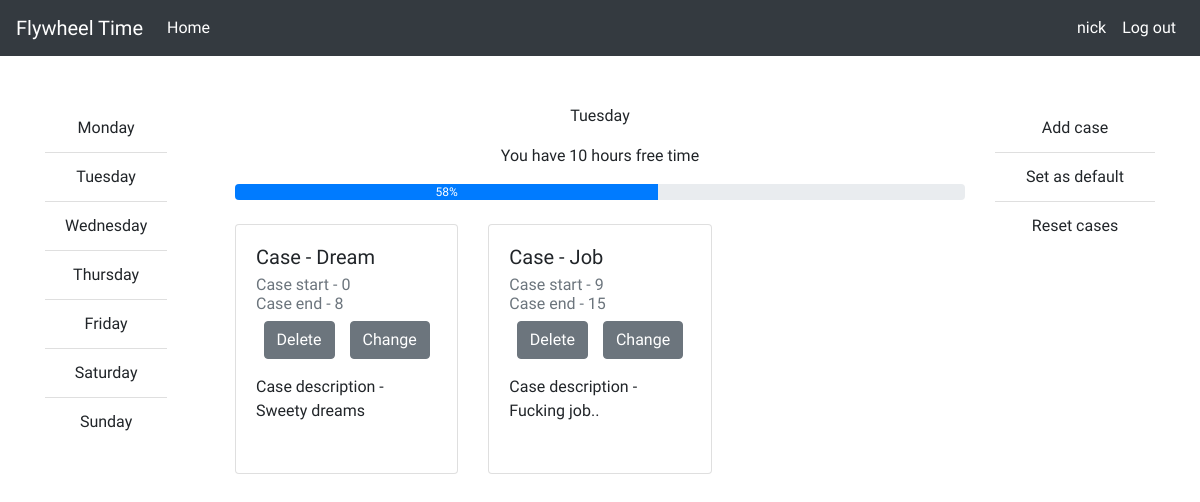
Before: /profile/tue (signed in) with the older database file.
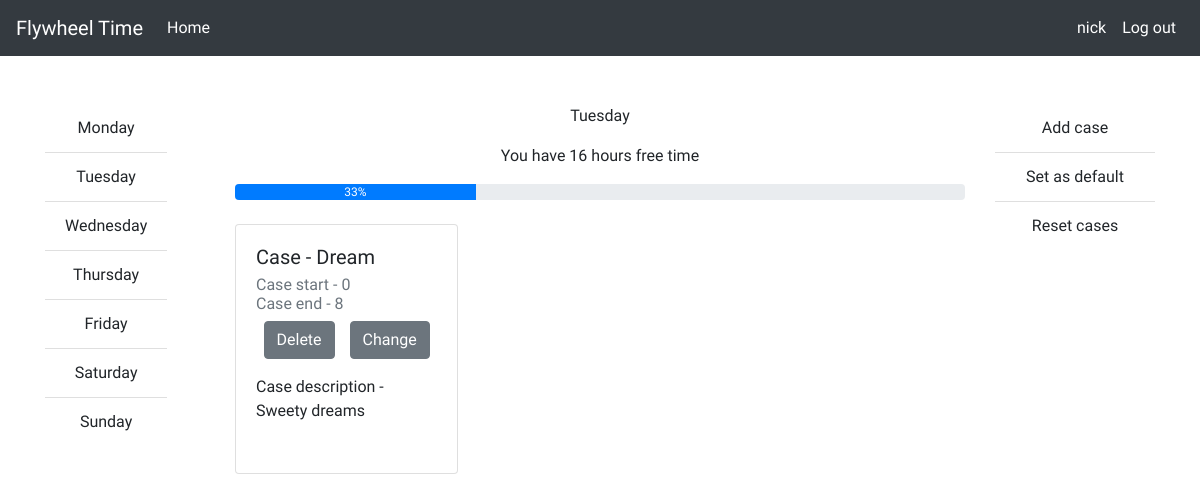
After: the same page with the newer database file.
### timetable/models.py (models this page shows, shortened)
class BaseDay(models.Model):
    user = models.ForeignKey(User, on_delete=models.CASCADE)
    case_start = models.TimeField()
    case_end = models.TimeField()
    case = models.CharField(max_length=50)
    case_description = models.TextField()
    is_default = models.BooleanField()

### timetable/views.py (the view)
# urls.py: path('profile/tue', cal_views.tuesday, name="tuesday"),
def tuesday(request):
    user_tmp = User.objects.get(user_name=request.session['current_user'])
    data = Tuesday.objects.filter(user=user_tmp.id, is_default=False)
    return render(request, "webcalendar/profile.html", context=data_generation(request,data, 'Tuesday', 'tue'))

### timetable/views.py (called while the page is built)
def calc_time(start, end):
    end = timedelta(hours=end.hour, minutes=end.minute)
    start = timedelta(hours=start.hour, minutes=start.minute)
    return int((end - start).seconds / 3600)

### templates/webcalendar/profile.html (shortened to what this page needs)
{% extends "base/base.html" %}
{% load static %}
{% block user %}
{% if user != "None" %}
<li class="nav-item active">
   <a class="nav-link active" href="{% url 'profile' %}">{{user}}</a>
</li>
{% endif %}
{% endblock %}
{% block logout %}
{% if user != "None" %}
<li class="nav-item active">
   <a class="nav-link active" href="{% url 'logout' %}">Log out</a>
</li>
{% endif %}
{% endblock %}
{% block content %}
<div class="container">
   <div class="row">
      <div class="d-none d-lg-flex col-lg-2 order-2 order-lg-1">
         <ul class="list-group list-group-flush text-center">
            <li class="list-group-item"><a href="{% url 'monday' %}">Monday</a></li>
            <li class="list-group-item"><a href="{% url 'tuesday' %}">Tuesday</a></li>
            <li class="list-group-item"><a href="{% url 'wednesday' %}">Wednesday</a></li>
            <li class="list-group-item"><a href="{% url 'thursday' %}">Thursday</a></li>
            <li class="list-group-item"><a href="{% url 'friday' %}">Friday</a></li>
            <li class="list-group-item"><a href="{% url 'saturday' %}">Saturday</a></li>
            <li class="list-group-item"><a href="{% url 'sunday' %}">Sunday</a></li>
         </ul>
      </div>
      <div class="col-lg-8 order-1">
         <p class="d-none d-lg-flex justify-content-lg-center">
            {{ day }}
         </p>
         <p class="text-center">
            You have {{ empty_time }} hours free time
         </p>
         <div class="progress">
            <div class="progress-bar" role="progressbar" style="width: {{ progress }}%;" aria-valuemin="0" aria-valuemax="100">{{ progress }}%</div>
         </div>
         <br>
         <div class="row">
         {% for case in cases %}
            <div  class="col-12 col-lg-4">
               <div style="height: 250px;" class="card mb-4 " style="width: 18rem;">
                  <div class="card-body">
                     <h5 class="card-title">
                        <div id="{{ case.6 }}_name">Case - {{ case.0 }}</div>
                     </h5>
                     <h6 class="card-subtitle mb-2 text-muted">
                        <div id="{{ case.6 }}_start">Case start - {{ case.3 }}</div>
                        <div id="{{ case.6 }}_end">Case end - {{ case.4 }}</div>
                     </h6>
                     <div class="d-flex justify-content-around mb-3">
                        <form method="get" action="{% url 'deletecase' %}/{{day_short}}/{{ case.5 }}/">
                           <button type="submit" class="btn btn-secondary">Delete</button>
                        </form>
                        <form method="get" action="{% url 'changecase' %}/{{day_short}}/{{ case.5 }}/">
                           <button type="submit" class="btn btn-secondary">Change</button>
                        </form>
                     </div>
                     <div>Case description - {{ case.1 }}</div>
                  </div>
               </div>
            </div>
            {% endfor %}
      </div>
   </div>
   <div class="col-12 col-lg-2 order-0 order-lg-3">
         <ul class="list-group list-group-flush text-center">
            <li class="list-group-item" onclick="showModalWin()">Add case</li>
            <li class="list-group-item"><a href="{% url 'setdefault' %}/{{day_short}}/">Set as default</li>
            <li class="list-group-item"><a href="{% url 'resettodefault' %}/{{day_short}}/">Reset cases</a></li>
         </ul>
      </div>
</div>
{% endblock %}

Changed rows visible on the page:
removed BaseDay: case "Job", case_description "Fucking job.."
Other visible differences:
{{ empty_time }}: "10" → "16"
{{ progress }}: 58 → 33 (drawn)
{{ progress }}: "58" → "33"
list line gone: "Case - Case start - 9 Case end - 15 Delete Change Case description -"
